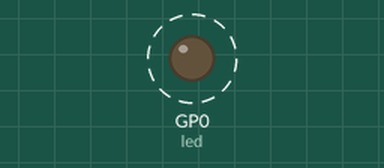
This program was run on a simulated Raspberry Pi Pico running MicroPython. Parts: output pins drawn as LEDs (lit = HIGH). Dashed ring = blinking.

Above: at 0.05 s.
Timing chart, 0 to 3.0 s (numbered marks = the images above):
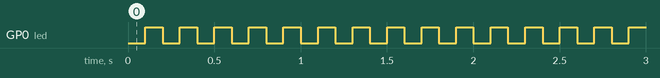

The program:

1.5_While_loop.py
```python
# Probeer de led langzamer te laten knipperen.
from machine import Pin
import time

led = Pin(0, Pin.OUT)

# Dit is een 'while loop'.
# Dit betekend dat de code hieronder uitgevoerd blijft worden zolang wat na 'while' staat waar is.
# Omdat wat na 'while' staat 'True' is, en 'True' altijd waar is, zal de loop oneindig door blijven gaan.
while True:

    # In een loop moeten we voor een lijn code een tab toevoegen. Dit geeft aan dat die lijn code in de loop moet uitgevoerd worden.
    # "time.sleep" wordt hier toegevoegd om een vertraging te zetten tussen de "led.toggle". Dit zorgt ervoor dat de led niet te snel gaat knipperen.
    time.sleep(0.1)
    led.toggle()
```

Measured:
- by itself, GP0 (led): alternates HIGH for 0.10 s and LOW for 0.10 s
